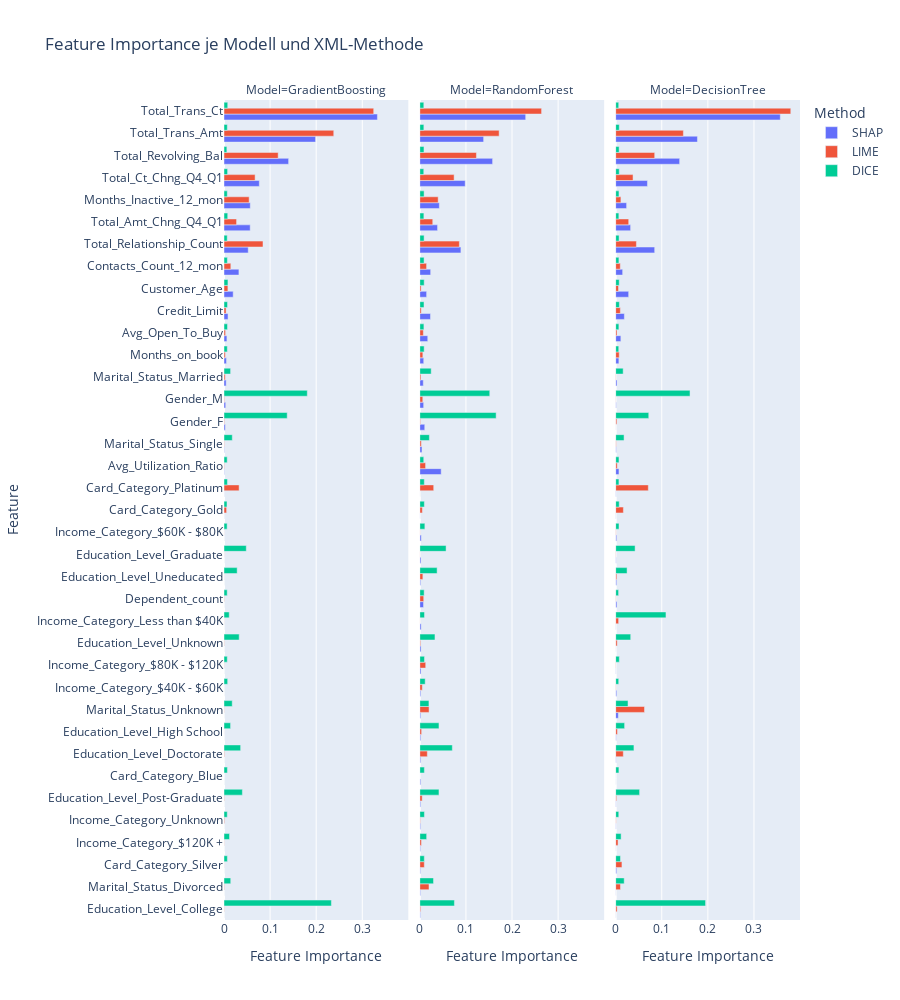

Notebook source saved alongside this figure:
### Code cell
# Säulendiagramm mit 3 Facetten erstellen
fig = px.bar(result_df.sort_values(by='Feature Importance', ascending=True),
                y='Feature', 
                x='Feature Importance', 
                color='Method', 
                barmode='group',
                facet_col='Model', 
                title="Feature Importance je Modell und XML-Methode",
                height=1000,)
fig.show()

# Abspeichern der Grafik
fig.write_html("Images/model_comparison.html")

### Figure 1 — Plotly figure (JSON) as saved in the notebook; plotly's stock layout.template omitted (floating-point values rounded to 4 significant figures)
{"data": [{"alignmentgroup": "True", "hovertemplate": "Method=SHAP<br>Model=GradientBoosting<br>Feature Importance=%{x}<br>Feature=%{y}<extra></extra>", "legendgroup": "SHAP", "marker": {"color": "#636efa", "pattern": {"shape": ""}}, "name": "SHAP", "offsetgroup": "SHAP", "orientation": "h", "showlegend": true, "textposition": "auto", "type": "bar", "x": [0, 0, 0, 0, 0, 0, 0, 0, 0, 0, 0, 0, 0, 0, 0, 1.329e-06, 6.04e-06, 6.886e-05, 9.975e-05, 0.0001786, 0.0006343, 0.000647, 0.002808, 0.003655, 0.004649, 0.005324, 0.006313, 0.008757, 0.01991, 0.03236, 0.05257, 0.0568, 0.057, 0.0766, 0.1402, 0.1986, 0.3328], "xaxis": "x", "y": ["Education_Level_College", "Marital_Status_Divorced", "Card_Category_Silver", "Income_Category_$120K +", "Income_Category_Unknown", "Education_Level_Post-Graduate", "Card_Category_Blue", "Education_Level_Doctorate", "Education_Level_High School", "Marital_Status_Unknown", "Income_Category_$40K - $60K", "Income_Category_$80K - $120K", "Education_Level_Unknown", "Income_Category_Less than $40K", "Dependent_count", "Education_Level_Uneducated", "Education_Level_Graduate", "Income_Category_$60K - $80K", "Card_Category_Gold", "Card_Category_Platinum", "Avg_Utilization_Ratio", "Marital_Status_Single", "Gender_F", "Gender_M", "Marital_Status_Married", "Months_on_book", "Avg_Open_To_Buy", "Credit_Limit", "Customer_Age", "Contacts_Count_12_mon", "Total_Relationship_Count", "Total_Amt_Chng_Q4_Q1", "Months_Inactive_12_mon", "Total_Ct_Chng_Q4_Q1", "Total_Revolving_Bal", "Total_Trans_Amt", "Total_Trans_Ct"], "yaxis": "y"}, {"alignmentgroup": "True", "hovertemplate": "Method=SHAP<br>Model=RandomForest<br>Feature Importance=%{x}<br>Feature=%{y}<extra></extra>", "legendgroup": "SHAP", "marker": {"color": "#636efa", "pattern": {"shape": ""}}, "name": "SHAP", "offsetgroup": "SHAP", "orientation": "h", "showlegend": false, "textposition": "auto", "type": "bar", "x": [6.616e-05, 0.0004022, 0.001224, 0.001365, 0.001396, 0.00143, 0.001571, 0.001755, 0.001756, 0.001845, 0.001849, 0.001869, 0.001907, 0.001934, 0.002428, 0.002502, 0.002615, 0.002826, 0.003033, 0.004666, 0.007464, 0.008007, 0.008285, 0.008435, 0.01063, 0.01471, 0.01716, 0.02312, 0.02348, 0.03841, 0.04229, 0.04629, 0.08909, 0.09839, 0.1384, 0.1578, 0.2296], "xaxis": "x2", "y": ["Card_Category_Platinum", "Card_Category_Gold", "Education_Level_College", "Marital_Status_Divorced", "Card_Category_Silver", "Income_Category_$120K +", "Income_Category_Unknown", "Education_Level_Post-Graduate", "Education_Level_Uneducated", "Card_Category_Blue", "Education_Level_Doctorate", "Education_Level_High School", "Marital_Status_Unknown", "Income_Category_$40K - $60K", "Education_Level_Graduate", "Income_Category_$80K - $120K", "Education_Level_Unknown", "Income_Category_Less than $40K", "Income_Category_$60K - $80K", "Marital_Status_Single", "Marital_Status_Married", "Dependent_count", "Gender_M", "Months_on_book", "Gender_F", "Customer_Age", "Avg_Open_To_Buy", "Credit_Limit", "Contacts_Count_12_mon", "Total_Amt_Chng_Q4_Q1", "Months_Inactive_12_mon", "Avg_Utilization_Ratio", "Total_Relationship_Count", "Total_Ct_Chng_Q4_Q1", "Total_Trans_Amt", "Total_Revolving_Bal", "Total_Trans_Ct"], "yaxis": "y2"}, {"alignmentgroup": "True", "hovertemplate": "Method=SHAP<br>Model=DecisionTree<br>Feature Importance=%{x}<br>Feature=%{y}<extra></extra>", "legendgroup": "SHAP", "marker": {"color": "#636efa", "pattern": {"shape": ""}}, "name": "SHAP", "offsetgroup": "SHAP", "orientation": "h", "showlegend": false, "textposition": "auto", "type": "bar", "x": [0, 0, 0, 0.0001807, 0.0002135, 0.0002505, 0.0003623, 0.0003708, 0.0004821, 0.0008307, 0.0008369, 0.0008702, 0.0009994, 0.001023, 0.001162, 0.001187, 0.001284, 0.00213, 0.002131, 0.002192, 0.002243, 0.002653, 0.002788, 0.00567, 0.00694, 0.007113, 0.01124, 0.01513, 0.01881, 0.02368, 0.02817, 0.03235, 0.06892, 0.0846, 0.1387, 0.1774, 0.3571], "xaxis": "x3", "y": ["Education_Level_Unknown", "Card_Category_Blue", "Gender_F", "Income_Category_$120K +", "Education_Level_College", "Marital_Status_Divorced", "Income_Category_Less than $40K", "Card_Category_Gold", "Income_Category_$80K - $120K", "Income_Category_Unknown", "Card_Category_Platinum", "Education_Level_Post-Graduate", "Education_Level_Graduate", "Education_Level_Doctorate", "Education_Level_High School", "Gender_M", "Marital_Status_Single", "Card_Category_Silver", "Education_Level_Uneducated", "Income_Category_$60K - $80K", "Income_Category_$40K - $60K", "Dependent_count", "Marital_Status_Married", "Marital_Status_Unknown", "Months_on_book", "Avg_Utilization_Ratio", "Avg_Open_To_Buy", "Contacts_Count_12_mon", "Credit_Limit", "Months_Inactive_12_mon", "Customer_Age", "Total_Amt_Chng_Q4_Q1", "Total_Ct_Chng_Q4_Q1", "Total_Relationship_Count", "Total_Revolving_Bal", "Total_Trans_Amt", "Total_Trans_Ct"], "yaxis": "y3"}, {"alignmentgroup": "True", "hovertemplate": "Method=LIME<br>Model=GradientBoosting<br>Feature Importance=%{x}<br>Feature=%{y}<extra></extra>", "legendgroup": "LIME", "marker": {"color": "#EF553B", "pattern": {"shape": ""}}, "name": "LIME", "offsetgroup": "LIME", "orientation": "h", "showlegend": true, "textposition": "auto", "type": "bar", "x": [0, 5.755e-05, 8.069e-05, 0.0001588, 0.0001634, 0.0001744, 0.0001877, 0.0002446, 0.0003361, 0.000356, 0.0003832, 0.0004511, 0.0004861, 0.0005961, 0.0006257, 0.0006296, 0.0007767, 0.000832, 0.0008809, 0.001021, 0.001054, 0.001209, 0.002678, 0.002824, 0.003361, 0.0045, 0.005682, 0.008464, 0.01481, 0.02727, 0.03277, 0.05453, 0.06746, 0.0846, 0.1175, 0.2381, 0.3248], "xaxis": "x", "y": ["Card_Category_Blue", "Income_Category_$40K - $60K", "Education_Level_High School", "Income_Category_$60K - $80K", "Education_Level_Graduate", "Income_Category_Less than $40K", "Card_Category_Silver", "Education_Level_Uneducated", "Income_Category_$120K +", "Income_Category_$80K - $120K", "Marital_Status_Unknown", "Education_Level_College", "Education_Level_Unknown", "Dependent_count", "Education_Level_Post-Graduate", "Marital_Status_Single", "Marital_Status_Divorced", "Avg_Utilization_Ratio", "Education_Level_Doctorate", "Gender_M", "Gender_F", "Income_Category_Unknown", "Marital_Status_Married", "Months_on_book", "Avg_Open_To_Buy", "Credit_Limit", "Card_Category_Gold", "Customer_Age", "Contacts_Count_12_mon", "Total_Amt_Chng_Q4_Q1", "Card_Category_Platinum", "Months_Inactive_12_mon", "Total_Ct_Chng_Q4_Q1", "Total_Relationship_Count", "Total_Revolving_Bal", "Total_Trans_Amt", "Total_Trans_Ct"], "yaxis": "y"}, {"alignmentgroup": "True", "hovertemplate": "Method=LIME<br>Model=RandomForest<br>Feature Importance=%{x}<br>Feature=%{y}<extra></extra>", "legendgroup": "LIME", "marker": {"color": "#EF553B", "pattern": {"shape": ""}}, "name": "LIME", "offsetgroup": "LIME", "orientation": "h", "showlegend": false, "textposition": "auto", "type": "bar", "x": [0, 0.0003829, 0.0004426, 0.0005873, 0.001066, 0.001499, 0.001717, 0.001808, 0.002319, 0.002778, 0.002987, 0.003207, 0.003468, 0.003866, 0.005103, 0.005325, 0.005466, 0.006393, 0.00652, 0.006569, 0.007645, 0.00844, 0.009695, 0.01244, 0.01274, 0.01462, 0.01624, 0.01989, 0.02, 0.02801, 0.0301, 0.03974, 0.07435, 0.08571, 0.1228, 0.172, 0.2641], "xaxis": "x2", "y": ["Card_Category_Blue", "Education_Level_Graduate", "Income_Category_Less than $40K", "Income_Category_$60K - $80K", "Income_Category_Unknown", "Gender_F", "Education_Level_Unknown", "Education_Level_College", "Marital_Status_Married", "Customer_Age", "Credit_Limit", "Marital_Status_Single", "Income_Category_$120K +", "Education_Level_High School", "Education_Level_Post-Graduate", "Income_Category_$40K - $60K", "Card_Category_Gold", "Gender_M", "Months_on_book", "Education_Level_Uneducated", "Avg_Open_To_Buy", "Dependent_count", "Card_Category_Silver", "Avg_Utilization_Ratio", "Income_Category_$80K - $120K", "Contacts_Count_12_mon", "Education_Level_Doctorate", "Marital_Status_Divorced", "Marital_Status_Unknown", "Total_Amt_Chng_Q4_Q1", "Card_Category_Platinum", "Months_Inactive_12_mon", "Total_Ct_Chng_Q4_Q1", "Total_Relationship_Count", "Total_Revolving_Bal", "Total_Trans_Amt", "Total_Trans_Ct"], "yaxis": "y2"}, {"alignmentgroup": "True", "hovertemplate": "Method=LIME<br>Model=DecisionTree<br>Feature Importance=%{x}<br>Feature=%{y}<extra></extra>", "legendgroup": "LIME", "marker": {"color": "#EF553B", "pattern": {"shape": ""}}, "name": "LIME", "offsetgroup": "LIME", "orientation": "h", "showlegend": false, "textposition": "auto", "type": "bar", "x": [0, 0.0003624, 0.0005603, 0.0006708, 0.000756, 0.0008307, 0.0008578, 0.0008618, 0.001014, 0.00114, 0.002005, 0.00244, 0.002534, 0.002874, 0.00313, 0.003296, 0.00334, 0.003751, 0.005143, 0.006102, 0.006408, 0.007619, 0.009988, 0.01011, 0.01043, 0.01137, 0.01358, 0.01653, 0.01671, 0.02826, 0.03767, 0.04495, 0.06252, 0.07079, 0.08462, 0.1469, 0.3799], "xaxis": "x3", "y": ["Card_Category_Blue", "Gender_M", "Education_Level_Graduate", "Income_Category_$80K - $120K", "Marital_Status_Married", "Dependent_count", "Income_Category_$40K - $60K", "Income_Category_$60K - $80K", "Income_Category_Unknown", "Marital_Status_Single", "Education_Level_Post-Graduate", "Education_Level_Uneducated", "Gender_F", "Avg_Open_To_Buy", "Education_Level_College", "Education_Level_Unknown", "Avg_Utilization_Ratio", "Education_Level_High School", "Income_Category_$120K +", "Customer_Age", "Income_Category_Less than $40K", "Months_on_book", "Contacts_Count_12_mon", "Credit_Limit", "Marital_Status_Divorced", "Months_Inactive_12_mon", "Card_Category_Silver", "Education_Level_Doctorate", "Card_Category_Gold", "Total_Amt_Chng_Q4_Q1", "Total_Ct_Chng_Q4_Q1", "Total_Relationship_Count", "Marital_Status_Unknown", "Card_Category_Platinum", "Total_Revolving_Bal", "Total_Trans_Amt", "Total_Trans_Ct"], "yaxis": "y3"}, {"alignmentgroup": "True", "hovertemplate": "Method=DICE<br>Model=GradientBoosting<br>Feature Importance=%{x}<br>Feature=%{y}<extra></extra>", "legendgroup": "DICE", "marker": {"color": "#00cc96", "pattern": {"shape": ""}}, "name": "DICE", "offsetgroup": "DICE", "orientation": "h", "showlegend": true, "textposition": "auto", "type": "bar", "x": [0.0062, 0.006535, 0.006814, 0.006898, 0.006954, 0.007009, 0.007065, 0.007093, 0.007149, 0.007149, 0.007177, 0.007289, 0.007345, 0.007345, 0.007428, 0.007624, 0.007652, 0.007791, 0.007931, 0.008099, 0.008099, 0.008573, 0.01134, 0.01198, 0.01424, 0.0143, 0.01461, 0.01784, 0.01796, 0.02854, 0.03292, 0.03611, 0.03988, 0.04831, 0.1371, 0.1807, 0.233], "xaxis": "x", "y": ["Total_Revolving_Bal", "Card_Category_Gold", "Income_Category_$60K - $80K", "Avg_Utilization_Ratio", "Dependent_count", "Total_Relationship_Count", "Income_Category_Unknown", "Income_Category_$80K - $120K", "Months_on_book", "Months_Inactive_12_mon", "Total_Trans_Amt", "Contacts_Count_12_mon", "Card_Category_Silver", "Card_Category_Blue", "Card_Category_Platinum", "Avg_Open_To_Buy", "Credit_Limit", "Total_Ct_Chng_Q4_Q1", "Income_Category_$40K - $60K", "Total_Trans_Ct", "Total_Amt_Chng_Q4_Q1", "Customer_Age", "Income_Category_Less than $40K", "Income_Category_$120K +", "Education_Level_High School", "Marital_Status_Married", "Marital_Status_Divorced", "Marital_Status_Unknown", "Marital_Status_Single", "Education_Level_Uneducated", "Education_Level_Unknown", "Education_Level_Doctorate", "Education_Level_Post-Graduate", "Education_Level_Graduate", "Gender_F", "Gender_M", "Education_Level_College"], "yaxis": "y"}, {"alignmentgroup": "True", "hovertemplate": "Method=DICE<br>Model=RandomForest<br>Feature Importance=%{x}<br>Feature=%{y}<extra></extra>", "legendgroup": "DICE", "marker": {"color": "#00cc96", "pattern": {"shape": ""}}, "name": "DICE", "offsetgroup": "DICE", "orientation": "h", "showlegend": false, "textposition": "auto", "type": "bar", "x": [0.008479, 0.008519, 0.00864, 0.008721, 0.008761, 0.008862, 0.008962, 0.009043, 0.009184, 0.009224, 0.009244, 0.009365, 0.009365, 0.009426, 0.009687, 0.009708, 0.009808, 0.009828, 0.009929, 0.01009, 0.01009, 0.01092, 0.01158, 0.01478, 0.01976, 0.0207, 0.02463, 0.02969, 0.03283, 0.03748, 0.04151, 0.04153, 0.05694, 0.07049, 0.07502, 0.1517, 0.1655], "xaxis": "x2", "y": ["Avg_Utilization_Ratio", "Total_Ct_Chng_Q4_Q1", "Total_Trans_Ct", "Total_Trans_Amt", "Total_Amt_Chng_Q4_Q1", "Avg_Open_To_Buy", "Total_Revolving_Bal", "Credit_Limit", "Contacts_Count_12_mon", "Months_Inactive_12_mon", "Total_Relationship_Count", "Dependent_count", "Months_on_book", "Customer_Age", "Card_Category_Silver", "Card_Category_Platinum", "Card_Category_Gold", "Card_Category_Blue", "Income_Category_Unknown", "Income_Category_$80K - $120K", "Income_Category_Less than $40K", "Income_Category_$60K - $80K", "Income_Category_$40K - $60K", "Income_Category_$120K +", "Marital_Status_Unknown", "Marital_Status_Single", "Marital_Status_Married", "Marital_Status_Divorced", "Education_Level_Unknown", "Education_Level_Uneducated", "Education_Level_Post-Graduate", "Education_Level_High School", "Education_Level_Graduate", "Education_Level_Doctorate", "Education_Level_College", "Gender_M", "Gender_F"], "yaxis": "y2"}, {"alignmentgroup": "True", "hovertemplate": "Method=DICE<br>Model=DecisionTree<br>Feature Importance=%{x}<br>Feature=%{y}<extra></extra>", "legendgroup": "DICE", "marker": {"color": "#00cc96", "pattern": {"shape": ""}}, "name": "DICE", "offsetgroup": "DICE", "orientation": "h", "showlegend": false, "textposition": "auto", "type": "bar", "x": [0.006308, 0.006602, 0.006602, 0.006667, 0.0067, 0.006896, 0.006961, 0.007027, 0.007027, 0.00706, 0.007158, 0.007158, 0.007223, 0.007354, 0.007452, 0.007615, 0.007648, 0.00768, 0.007746, 0.007877, 0.007975, 0.01039, 0.0118, 0.01624, 0.01817, 0.01847, 0.01938, 0.02471, 0.0268, 0.03258, 0.03961, 0.04213, 0.05187, 0.07174, 0.1091, 0.1613, 0.195], "xaxis": "x3", "y": ["Dependent_count", "Income_Category_$40K - $60K", "Total_Trans_Ct", "Months_on_book", "Income_Category_Unknown", "Total_Amt_Chng_Q4_Q1", "Avg_Open_To_Buy", "Contacts_Count_12_mon", "Card_Category_Blue", "Card_Category_Platinum", "Months_Inactive_12_mon", "Avg_Utilization_Ratio", "Income_Category_$60K - $80K", "Total_Relationship_Count", "Total_Revolving_Bal", "Card_Category_Gold", "Customer_Age", "Total_Ct_Chng_Q4_Q1", "Total_Trans_Amt", "Income_Category_$80K - $120K", "Credit_Limit", "Card_Category_Silver", "Income_Category_$120K +", "Marital_Status_Married", "Marital_Status_Single", "Marital_Status_Divorced", "Education_Level_High School", "Education_Level_Uneducated", "Marital_Status_Unknown", "Education_Level_Unknown", "Education_Level_Doctorate", "Education_Level_Graduate", "Education_Level_Post-Graduate", "Gender_F", "Income_Category_Less than $40K", "Gender_M", "Education_Level_College"], "yaxis": "y3"}], "layout": {"annotations": [{"font": {}, "showarrow": false, "text": "Model=GradientBoosting", "x": 0.16, "xanchor": "center", "xref": "paper", "y": 1, "yanchor": "bottom", "yref": "paper"}, {"font": {}, "showarrow": false, "text": "Model=RandomForest", "x": 0.5, "xanchor": "center", "xref": "paper", "y": 1, "yanchor": "bottom", "yref": "paper"}, {"font": {}, "showarrow": false, "text": "Model=DecisionTree", "x": 0.84, "xanchor": "center", "xref": "paper", "y": 1, "yanchor": "bottom", "yref": "paper"}], "barmode": "group", "height": 1000, "legend": {"title": {"text": "Method"}, "tracegroupgap": 0}, "title": {"text": "Feature Importance je Modell und XML-Methode"}, "xaxis": {"anchor": "y", "domain": [0, 0.32], "title": {"text": "Feature Importance"}}, "xaxis2": {"anchor": "y2", "domain": [0.34, 0.66], "matches": "x", "title": {"text": "Feature Importance"}}, "xaxis3": {"anchor": "y3", "domain": [0.68, 1.0], "matches": "x", "title": {"text": "Feature Importance"}}, "yaxis": {"anchor": "x", "domain": [0, 1], "title": {"text": "Feature"}}, "yaxis2": {"anchor": "x2", "domain": [0, 1], "matches": "y", "showticklabels": false}, "yaxis3": {"anchor": "x3", "domain": [0, 1], "matches": "y", "showticklabels": false}}}
